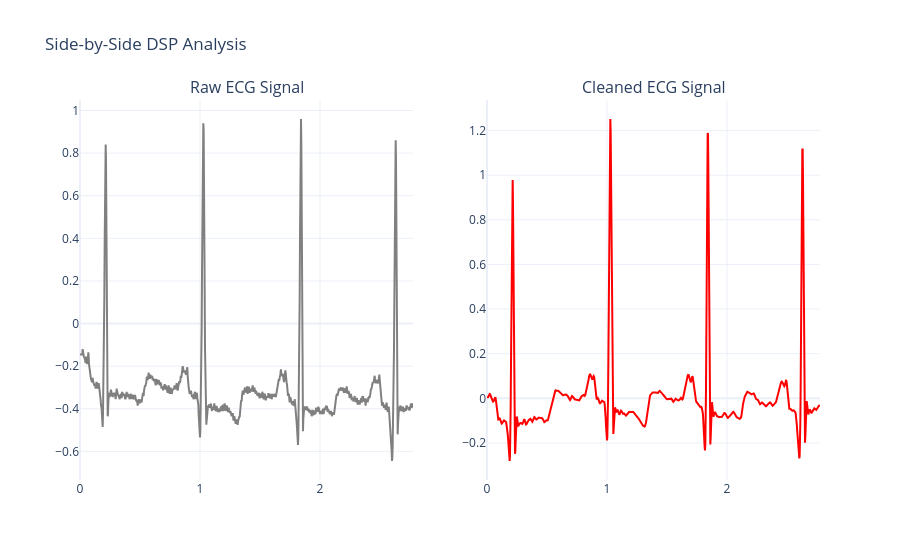

The code cell stored with this chart in its notebook:
### Code cell
import wfdb
import numpy as np
from scipy.signal import butter, filtfilt
import plotly.graph_objects as go
from plotly.subplots import make_subplots

# 1. Load Data
record = wfdb.rdrecord('100', pn_dir='mitdb', sampto=1000)
fs = record.fs
raw_signal = record.p_signal[:, 0]
time_axis = np.arange(len(raw_signal)) / fs

# 2. Apply Filter
b, a = butter(5, [0.5, 40], btype='band', fs=fs)
clean_sig = filtfilt(b, a, raw_signal)

# 3. Create Side-by-Side Subplots
fig = make_subplots(rows=1, cols=2, subplot_titles=("Raw ECG Signal", "Cleaned ECG Signal"))

# 4. Add Raw Signal to Left (Column 1)
fig.add_trace(
    go.Scatter(x=time_axis, y=raw_signal, name="Raw", line=dict(color='gray')),
    row=1, col=1
)

# 5. Add Cleaned Signal to Right (Column 2)
fig.add_trace(
    go.Scatter(x=time_axis, y=clean_sig, name="Cleaned", line=dict(color='red')),
    row=1, col=2
)

# 6. Update Layout
fig.update_layout(
    title="Side-by-Side DSP Analysis",
    template="plotly_white",
    showlegend=False
)

fig.show()

### Figure 1 — Plotly figure (JSON) as saved in the notebook; plotly's stock layout.template omitted (floating-point values rounded to 4 significant figures; data arrays with more than 128 entries replaced by an {"elided": "..."} marker saying what was removed)
{"data": [{"line": {"color": "gray"}, "name": "Raw", "type": "scatter", "x": {"elided": "1000 float values"}, "xaxis": "x", "y": {"elided": "1000 float values"}, "yaxis": "y"}, {"line": {"color": "red"}, "name": "Cleaned", "type": "scatter", "x": {"elided": "1000 float values"}, "xaxis": "x2", "y": {"elided": "1000 float values"}, "yaxis": "y2"}], "layout": {"annotations": [{"font": {"size": 16}, "showarrow": false, "text": "Raw ECG Signal", "x": 0.225, "xanchor": "center", "xref": "paper", "y": 1, "yanchor": "bottom", "yref": "paper"}, {"font": {"size": 16}, "showarrow": false, "text": "Cleaned ECG Signal", "x": 0.775, "xanchor": "center", "xref": "paper", "y": 1, "yanchor": "bottom", "yref": "paper"}], "showlegend": false, "title": {"text": "Side-by-Side DSP Analysis"}, "xaxis": {"anchor": "y", "domain": [0, 0.45]}, "xaxis2": {"anchor": "y2", "domain": [0.55, 1]}, "yaxis": {"anchor": "x", "domain": [0, 1]}, "yaxis2": {"anchor": "x2", "domain": [0, 1]}}}
